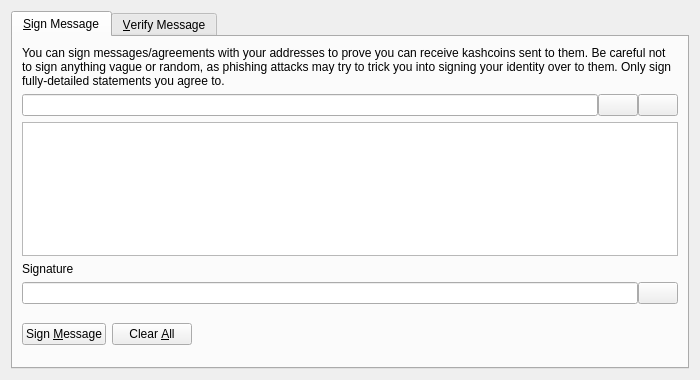
<?xml version="1.0" encoding="UTF-8"?>
<ui version="4.0">
 <class>SignVerifyMessageDialog</class>
 <widget class="QDialog" name="SignVerifyMessageDialog">
  <property name="geometry">
   <rect>
    <x>0</x>
    <y>0</y>
    <width>700</width>
    <height>380</height>
   </rect>
  </property>
  <property name="windowTitle">
   <string>Signatures - Sign / Verify a Message</string>
  </property>
  <property name="modal">
   <bool>true</bool>
  </property>
  <layout class="QVBoxLayout" name="verticalLayout">
   <item>
    <widget class="QTabWidget" name="tabWidget">
     <property name="currentIndex">
      <number>0</number>
     </property>
     <widget class="QWidget" name="tabSignMessage">
      <attribute name="title">
       <string>&amp;Sign Message</string>
      </attribute>
      <layout class="QVBoxLayout" name="verticalLayout_SM">
       <item>
        <widget class="QLabel" name="infoLabel_SM">
         <property name="text">
          <string>You can sign messages/agreements with your addresses to prove you can receive kashcoins sent to them. Be careful not to sign anything vague or random, as phishing attacks may try to trick you into signing your identity over to them. Only sign fully-detailed statements you agree to.</string>
         </property>
         <property name="textFormat">
          <enum>Qt::PlainText</enum>
         </property>
         <property name="wordWrap">
          <bool>true</bool>
         </property>
        </widget>
       </item>
       <item>
        <layout class="QHBoxLayout" name="horizontalLayout_1_SM">
         <property name="spacing">
          <number>0</number>
         </property>
         <item>
          <widget class="QValidatedLineEdit" name="addressIn_SM">
           <property name="toolTip">
            <string>The Kashcoin address to sign the message with</string>
           </property>
          </widget>
         </item>
         <item>
          <widget class="QPushButton" name="addressBookButton_SM">
           <property name="toolTip">
            <string>Choose previously used address</string>
           </property>
           <property name="text">
            <string/>
           </property>
           <property name="icon">
            <iconset resource="../bitcoin.qrc">
             <normaloff>:/icons/address-book</normaloff>:/icons/address-book</iconset>
           </property>
           <property name="shortcut">
            <string>Alt+A</string>
           </property>
           <property name="autoDefault">
            <bool>false</bool>
           </property>
          </widget>
         </item>
         <item>
          <widget class="QPushButton" name="pasteButton_SM">
           <property name="toolTip">
            <string>Paste address from clipboard</string>
           </property>
           <property name="text">
            <string/>
           </property>
           <property name="icon">
            <iconset resource="../bitcoin.qrc">
             <normaloff>:/icons/editpaste</normaloff>:/icons/editpaste</iconset>
           </property>
           <property name="shortcut">
            <string>Alt+P</string>
           </property>
           <property name="autoDefault">
            <bool>false</bool>
           </property>
          </widget>
         </item>
        </layout>
       </item>
       <item>
        <widget class="QPlainTextEdit" name="messageIn_SM">
         <property name="toolTip">
          <string>Enter the message you want to sign here</string>
         </property>
        </widget>
       </item>
       <item>
        <widget class="QLabel" name="signatureLabel_SM">
         <property name="text">
          <string>Signature</string>
         </property>
         <property name="textFormat">
          <enum>Qt::PlainText</enum>
         </property>
        </widget>
       </item>
       <item>
        <layout class="QHBoxLayout" name="horizontalLayout_2_SM">
         <property name="spacing">
          <number>0</number>
         </property>
         <item>
          <widget class="QLineEdit" name="signatureOut_SM">
           <property name="font">
            <font>
             <italic>true</italic>
            </font>
           </property>
           <property name="readOnly">
            <bool>true</bool>
           </property>
          </widget>
         </item>
         <item>
          <widget class="QPushButton" name="copySignatureButton_SM">
           <property name="toolTip">
            <string>Copy the current signature to the system clipboard</string>
           </property>
           <property name="text">
            <string/>
           </property>
           <property name="icon">
            <iconset resource="../bitcoin.qrc">
             <normaloff>:/icons/editcopy</normaloff>:/icons/editcopy</iconset>
           </property>
           <property name="autoDefault">
            <bool>false</bool>
           </property>
          </widget>
         </item>
        </layout>
       </item>
       <item>
        <layout class="QHBoxLayout" name="horizontalLayout_3_SM">
         <item>
          <widget class="QPushButton" name="signMessageButton_SM">
           <property name="toolTip">
            <string>Sign the message to prove you own this Kashcoin address</string>
           </property>
           <property name="text">
            <string>Sign &amp;Message</string>
           </property>
           <property name="icon">
            <iconset resource="../bitcoin.qrc">
             <normaloff>:/icons/edit</normaloff>:/icons/edit</iconset>
           </property>
           <property name="autoDefault">
            <bool>false</bool>
           </property>
          </widget>
         </item>
         <item>
          <widget class="QPushButton" name="clearButton_SM">
           <property name="toolTip">
            <string>Reset all sign message fields</string>
           </property>
           <property name="text">
            <string>Clear &amp;All</string>
           </property>
           <property name="icon">
            <iconset resource="../bitcoin.qrc">
             <normaloff>:/icons/remove</normaloff>:/icons/remove</iconset>
           </property>
           <property name="autoDefault">
            <bool>false</bool>
           </property>
          </widget>
         </item>
         <item>
          <spacer name="horizontalSpacer_1_SM">
           <property name="orientation">
            <enum>Qt::Horizontal</enum>
           </property>
           <property name="sizeHint" stdset="0">
            <size>
             <width>40</width>
             <height>48</height>
            </size>
           </property>
          </spacer>
         </item>
         <item>
          <widget class="QLabel" name="statusLabel_SM">
           <property name="font">
            <font>
             <weight>75</weight>
             <bold>true</bold>
            </font>
           </property>
           <property name="text">
            <string/>
           </property>
           <property name="wordWrap">
            <bool>true</bool>
           </property>
          </widget>
         </item>
         <item>
          <spacer name="horizontalSpacer_2_SM">
           <property name="orientation">
            <enum>Qt::Horizontal</enum>
           </property>
           <property name="sizeHint" stdset="0">
            <size>
             <width>40</width>
             <height>48</height>
            </size>
           </property>
          </spacer>
         </item>
        </layout>
       </item>
      </layout>
     </widget>
     <widget class="QWidget" name="tabVerifyMessage">
      <attribute name="title">
       <string>&amp;Verify Message</string>
      </attribute>
      <layout class="QVBoxLayout" name="verticalLayout_VM">
       <item>
        <widget class="QLabel" name="infoLabel_VM">
         <property name="text">
          <string>Enter the receiver's address, message (ensure you copy line breaks, spaces, tabs, etc. exactly) and signature below to verify the message. Be careful not to read more into the signature than what is in the signed message itself, to avoid being tricked by a man-in-the-middle attack. Note that this only proves the signing party receives with the address, it cannot prove sendership of any transaction!</string>
         </property>
         <property name="textFormat">
          <enum>Qt::PlainText</enum>
         </property>
         <property name="alignment">
          <set>Qt::AlignLeading|Qt::AlignLeft|Qt::AlignTop</set>
         </property>
         <property name="wordWrap">
          <bool>true</bool>
         </property>
        </widget>
       </item>
       <item>
        <layout class="QHBoxLayout" name="horizontalLayout_1_VM">
         <property name="spacing">
          <number>0</number>
         </property>
         <item>
          <widget class="QValidatedLineEdit" name="addressIn_VM">
           <property name="toolTip">
            <string>The Kashcoin address the message was signed with</string>
           </property>
          </widget>
         </item>
         <item>
          <widget class="QPushButton" name="addressBookButton_VM">
           <property name="toolTip">
            <string>Choose previously used address</string>
           </property>
           <property name="text">
            <string/>
           </property>
           <property name="icon">
            <iconset resource="../bitcoin.qrc">
             <normaloff>:/icons/address-book</normaloff>:/icons/address-book</iconset>
           </property>
           <property name="shortcut">
            <string>Alt+A</string>
           </property>
           <property name="autoDefault">
            <bool>false</bool>
           </property>
          </widget>
         </item>
        </layout>
       </item>
       <item>
        <widget class="QPlainTextEdit" name="messageIn_VM"/>
       </item>
       <item>
        <widget class="QValidatedLineEdit" name="signatureIn_VM"/>
       </item>
       <item>
        <layout class="QHBoxLayout" name="horizontalLayout_2_VM">
         <item>
          <widget class="QPushButton" name="verifyMessageButton_VM">
           <property name="toolTip">
            <string>Verify the message to ensure it was signed with the specified Kashcoin address</string>
           </property>
           <property name="text">
            <string>Verify &amp;Message</string>
           </property>
           <property name="icon">
            <iconset resource="../bitcoin.qrc">
             <normaloff>:/icons/transaction_0</normaloff>:/icons/transaction_0</iconset>
           </property>
           <property name="autoDefault">
            <bool>false</bool>
           </property>
          </widget>
         </item>
         <item>
          <widget class="QPushButton" name="clearButton_VM">
           <property name="toolTip">
            <string>Reset all verify message fields</string>
           </property>
           <property name="text">
            <string>Clear &amp;All</string>
           </property>
           <property name="icon">
            <iconset resource="../bitcoin.qrc">
             <normaloff>:/icons/remove</normaloff>:/icons/remove</iconset>
           </property>
           <property name="autoDefault">
            <bool>false</bool>
           </property>
          </widget>
         </item>
         <item>
          <spacer name="horizontalSpacer_1_VM">
           <property name="orientation">
            <enum>Qt::Horizontal</enum>
           </property>
           <property name="sizeHint" stdset="0">
            <size>
             <width>40</width>
             <height>48</height>
            </size>
           </property>
          </spacer>
         </item>
         <item>
          <widget class="QLabel" name="statusLabel_VM">
           <property name="font">
            <font>
             <weight>75</weight>
             <bold>true</bold>
            </font>
           </property>
           <property name="text">
            <string/>
           </property>
           <property name="wordWrap">
            <bool>true</bool>
           </property>
          </widget>
         </item>
         <item>
          <spacer name="horizontalSpacer_2_VM">
           <property name="orientation">
            <enum>Qt::Horizontal</enum>
           </property>
           <property name="sizeHint" stdset="0">
            <size>
             <width>40</width>
             <height>48</height>
            </size>
           </property>
          </spacer>
         </item>
        </layout>
       </item>
      </layout>
     </widget>
    </widget>
   </item>
  </layout>
 </widget>
 <customwidgets>
  <customwidget>
   <class>QValidatedLineEdit</class>
   <extends>QLineEdit</extends>
   <header>qvalidatedlineedit.h</header>
  </customwidget>
 </customwidgets>
 <resources>
  <include location="../bitcoin.qrc"/>
 </resources>
 <connections/>
</ui>
